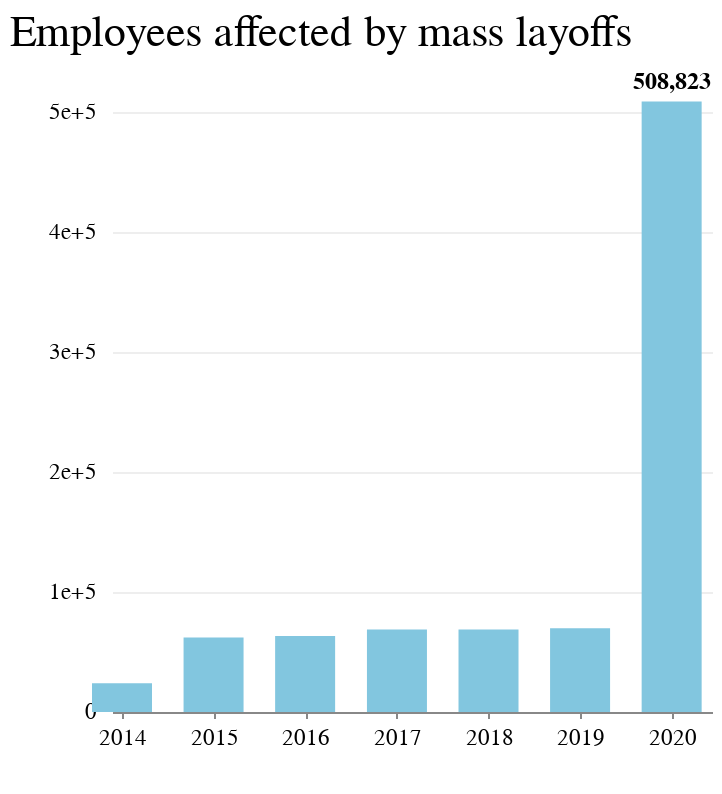

This figure's notebook cell:
### Code cell
warn_chart = alt.Chart((warngroup))\
    .mark_bar(size=30)\
    .encode(
    x=alt.X('year:T', title=' ', axis=alt.Axis(grid=False, tickCount=6, format='%Y'),\
            scale=alt.Scale(domain=('2014-01-01', '2020-05-01'))),
    y=alt.Y('employees_effected:Q', title=' ', axis=alt.Axis(gridWidth=.6,\
     gridColor='#dddddd',offset=6,tickSize=0,domainOpacity=0,tickCount=4, format=''),\
           scale=alt.Scale(domain=(1, 500000)))
).properties(width=300, height=300,
     title='Employees affected by mass layoffs'
 )

warn_chart_text_today = (
    alt.Chart((warngroup.query("employees_effected == employees_effected.max()")))\
    .mark_text(dy=-10, color="#000000", font='Benton Gothic', fontWeight='bolder', fontSize=12)
    .encode(x=alt.X("year:T"), y=alt.Y("employees_effected:Q"), text=alt.Text("employees_effected:Q",format=','))
)

(warn_chart + warn_chart_text_today).configure_view(strokeOpacity=0).configure_legend(
    orient='top',
    symbolType='stroke'
)

### Figure 1 — Vega-Lite specification as saved in the notebook (floating-point values rounded to 4 significant figures)
{"config": {"view": {"width": 800, "height": 450, "strokeOpacity": 0}, "background": "#ffffff", "title": {"anchor": "start", "font": "Benton Gothic Bold, sans", "fontColor": "#000000", "fontSize": 22, "fontWeight": "normal"}, "arc": {"fill": "#82c6df"}, "area": {"fill": "#82c6df"}, "line": {"stroke": "#82c6df", "strokeWidth": 3}, "path": {"stroke": "#82c6df"}, "rect": {"fill": "#82c6df"}, "shape": {"stroke": "#82c6df"}, "bar": {"fill": "#82c6df"}, "point": {"stroke": "#82c6df"}, "symbol": {"fill": "#82c6df", "size": 30}, "axis": {"titleFont": "Benton Gothic Bold, sans", "titleFontSize": 13, "titleFontWeight": "normal", "labelFont": "Benton Gothic, sans", "labelFontSize": 11.5, "labelFontWeight": "normal"}, "axisX": {"labelAngle": 0, "labelPadding": 4, "tickSize": 3}, "axisY": {"labelBaseline": "middle", "maxExtent": 45, "minExtent": 45, "tickSize": 2, "titleAlign": "left", "titleAngle": 0, "titleX": -45, "titleY": -11}, "legend": {"titleFont": "Benton Gothic Bold, sans", "titleFontSize": 13, "titleFontWeight": "normal", "symbolType": "stroke", "labelFont": "Benton Gothic, sans", "labelFontSize": 11.5, "orient": "top"}, "range": {"category": ["#3580b1", "#ec8431", "#ab7fb4", "#c89d29", "#adc839", "#829eb1"], "diverging": ["#e68a4f", "#f4bb6a", "#f9e39c", "#dadfe2", "#a6b7c6", "#849eae"], "heatmap": ["#fbf2c7", "#f9e39c", "#f8d36e", "#f4bb6a", "#e68a4f", "#d15a40", "#ab4232"], "ordinal": ["#fbf2c7", "#f9e39c", "#f8d36e", "#f4bb6a", "#e68a4f", "#d15a40", "#ab4232"], "ramp": ["#fbf2c7", "#f9e39c", "#f8d36e", "#f4bb6a", "#e68a4f", "#d15a40", "#ab4232"]}}, "layer": [{"data": {"name": "data-c04239f42e299b7efb65a1b8eff6d665"}, "mark": {"type": "bar", "size": 30}, "encoding": {"x": {"type": "temporal", "axis": {"format": "%Y", "grid": false, "tickCount": 6}, "field": "year", "scale": {"domain": ["2014-01-01", "2020-05-01"]}, "title": " "}, "y": {"type": "quantitative", "axis": {"domainOpacity": 0, "format": "", "gridColor": "#dddddd", "gridWidth": 0.6, "offset": 6, "tickCount": 4, "tickSize": 0}, "field": "employees_effected", "scale": {"domain": [1, 500000]}, "title": " "}}, "height": 300, "title": "Employees affected by mass layoffs", "width": 300}, {"data": {"name": "data-a9c88a2c57d5c15a32bc720b304a3682"}, "mark": {"type": "text", "color": "#000000", "dy": -10, "font": "Benton Gothic", "fontSize": 12, "fontWeight": "bolder"}, "encoding": {"text": {"type": "quantitative", "field": "employees_effected", "format": ","}, "x": {"type": "temporal", "field": "year"}, "y": {"type": "quantitative", "field": "employees_effected"}}}], "$schema": "https://vega.github.io/schema/vega-lite/v4.0.2.json", "datasets": {"data-c04239f42e299b7efb65a1b8eff6d665": [{"year": "2014", "employees_effected": 24010.0}, {"year": "2015", "employees_effected": 62040.0}, {"year": "2016", "employees_effected": 63360.0}, {"year": "2017", "employees_effected": 68660.0}, {"year": "2018", "employees_effected": 68840.0}, {"year": "2019", "employees_effected": 69840.0}, {"year": "2020", "employees_effected": 508800.0}], "data-a9c88a2c57d5c15a32bc720b304a3682": [{"year": "2020", "employees_effected": 508800.0}]}}
